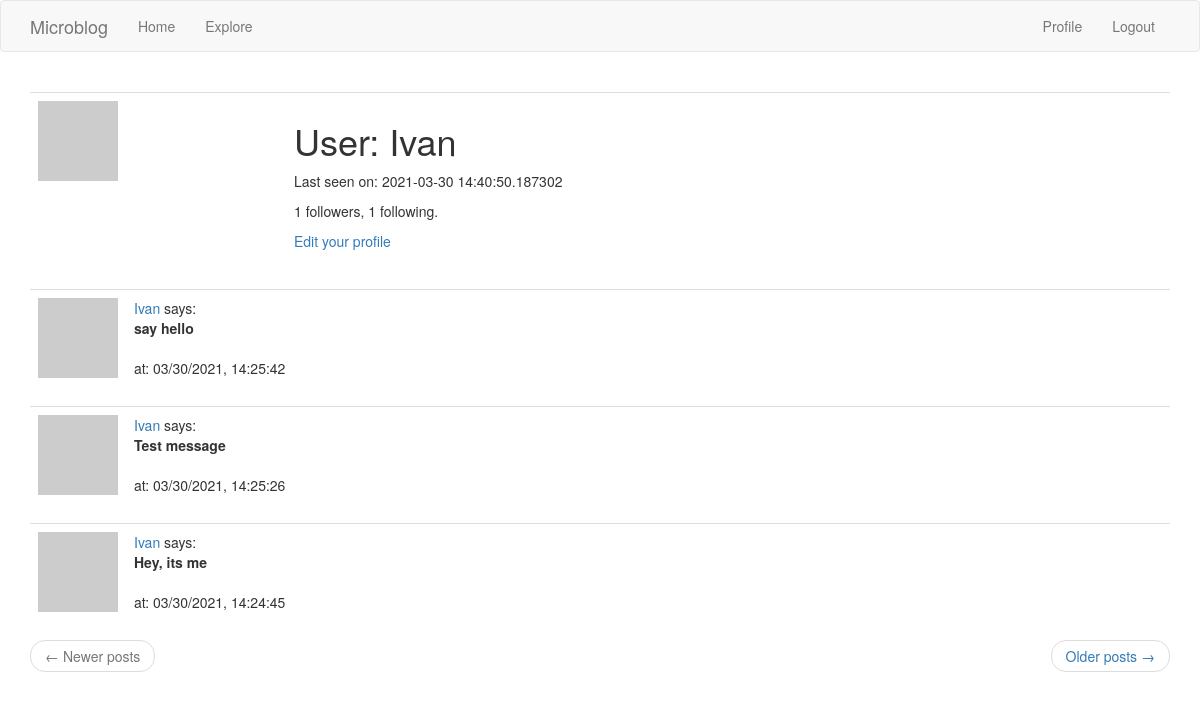
Before: /user/Ivan (signed in) with the older database file.
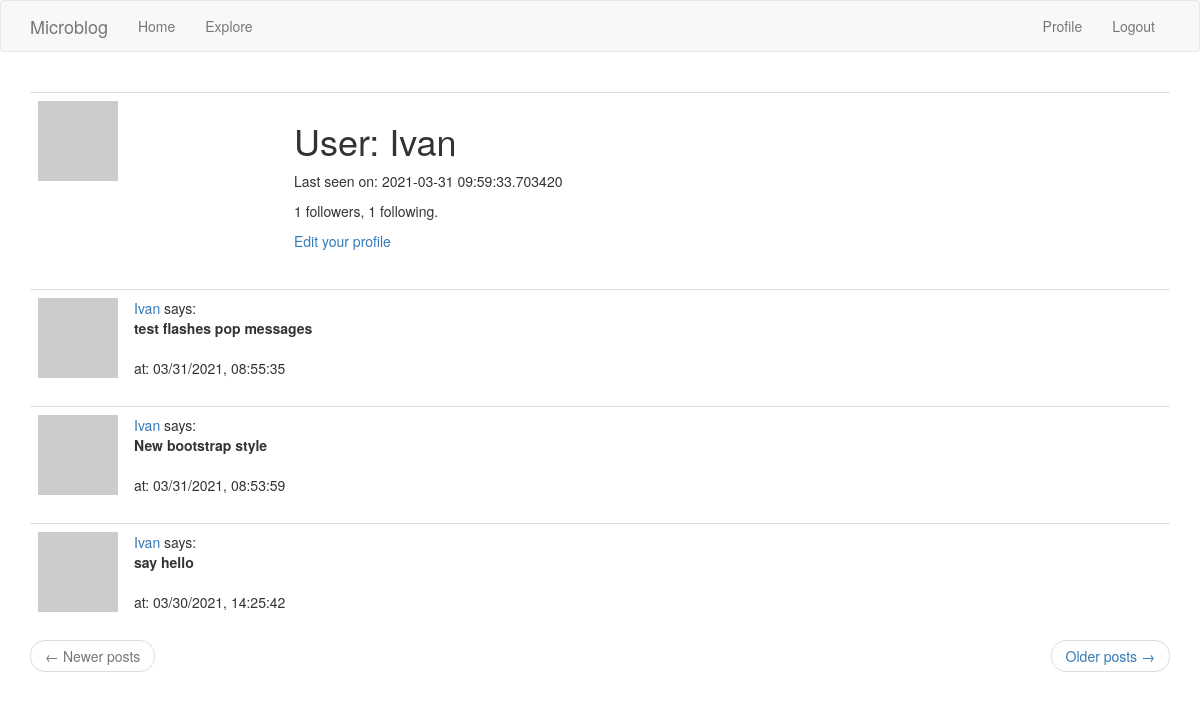
After: the same page with the newer database file.
### blog/models.py (models this page shows, shortened)
class User(UserMixin, db.Model):
    __tablename__ = 'users'
    id = db.Column(db.Integer, primary_key=True)
    username = db.Column(db.String(64), index=True, unique=True)
    email = db.Column(db.String(128), index=True, unique=True)
    password_hash = db.Column(db.String(128))
    posts = db.relationship('Post', backref='author', lazy='dynamic')
    about_me = db.Column(db.String(160))
    last_seen = db.Column(db.DateTime, default=datetime.utcnow)
    followed = db.relationship('User',
                               secondary=followed_followers,
                               primaryjoin=(followed_followers.c.follower_id == id),
                               secondaryjoin=(followed_followers.c.followed_id == id),
                               backref=db.backref('followers', lazy='dynamic'),
                               lazy='dynamic')
    def get_avatar(self, size):
        avatar = md5(self.email.lower().encode('utf-8')).hexdigest()
        return f'https://www.gravatar.com/avatar/{avatar}?d=identicon&s={size}'
    def get_followed_posts(self):
        followed = Post.query.\
            join(followed_followers, (followed_followers.c.followed_id == Post.user_id)).\
            filter(followed_followers.c.follower_id == self.id)
        own = Post.query.filter_by(user_id=self.id)
        return followed.union(own).order_by(Post.timestamp.desc())

class Post(db.Model):
    __tablename__ = 'posts'
    id = db.Column(db.Integer, primary_key=True)
    body = db.Column(db.String(140))
    timestamp = db.Column(db.DateTime, index=True, default=datetime.utcnow)
    user_id = db.Column(db.Integer, db.ForeignKey('users.id'))

### blog/routes.py (the view)
@app.route('/user/<username>')
@login_required
def user(username):
    user = User.query.filter_by(username=username).first_or_404()
    page = request.args.get('page', 1, type=int)
    if user == current_user:
        posts = user.get_followed_posts().paginate(page, app.config['POST_PER_PAGE'], False)
    else:
        posts = user.posts.order_by(Post.timestamp.desc()).paginate(page, app.config['POST_PER_PAGE'], False)
    next_url = url_for('user', username=user.username, page=posts.next_num) if posts.has_next else None
    prev_url = url_for('user', username=user.username, page=posts.prev_num) if posts.has_prev else None
    form = EmptyForm()
    return render_template('user.html', user=user, form=form, posts=posts.items, next_url=next_url, prev_url=prev_url)

### blog/models.py (called while the page is built)
@login.user_loader
def load_user(user_id):
    return User.query.get(int(user_id))

### blog/routes.py (called while the page is built)
@app.before_request
def before_request():
    if current_user.is_authenticated:
        current_user.last_seen = datetime.utcnow()
        db.session.commit()

### blog/templates/user.html (shortened to what this page needs)
{% extends "base.html" %}
{% block app_content %}
    <table class="table table-hover">
        <tr>
            <td width="256px"><img src="{{ user.get_avatar(256) }}"></td>
            <td>
                <h1>User: {{ user.username }}</h1>
                {% if user.last_seen %}<p>Last seen on: {{ user.last_seen }}</p>{% endif %}
                <p>{{ user.followers.count() }} followers, {{ user.followed.count() }} following.</p>
                {% if user == current_user %}
                <p><a href="{{ url_for('edit_profile') }}">Edit your profile</a></p>
                {% endif %}
            </td>
        </tr>
    </table>
{% for post in posts %}
    {% include '_post.html' %}
{% endfor %}
{% include '_pagination.html' %}
{% endblock app_content %}

### blog/templates/base.html (shortened to what this page needs)
{% extends 'bootstrap/base.html' %}
{% block navbar %}
    <nav class="navbar navbar-default">
        <div class="container">
            <div class="navbar-header">
                <a class="navbar-brand" href="{{ url_for('index') }}">Microblog</a>
            </div>
            <div class="collapse navbar-collapse" id="bs-example-navbar-collapse-1">
                <ul class="nav navbar-nav">
                    <li><a href="{{ url_for('index') }}">Home</a></li>
                    <li><a href="{{ url_for('explore') }}">Explore</a></li>
                </ul>
                <ul class="nav navbar-nav navbar-right">
                    {% if current_user.is_anonymous %}
                    <li><a href="{{ url_for('login') }}">Login</a></li>
                    <li><a href="{{ url_for('register') }}">Register</a></li>
                    {% else %}
                    <li><a href="{{ url_for('user', username=current_user.username) }}">Profile</a></li>
                    <li><a href="{{ url_for('logout') }}">Logout</a></li>
                    {% endif %}
                </ul>
            </div>
        </div>
    </nav>
{% endblock %}
{% block content %}
    <div class="container">
        {% block app_content %}{% endblock %}
    </div>
{% endblock %}

### blog/templates/_post.html
 <table class="table table-hover">
        <tr>
            <td width="70px">
                <a href="{{ url_for('user', username=post.author.username) }}">
                    <img src="{{ post.author.get_avatar(80) }}" />
                </a>
            </td>
            <td>
                <a href="{{ url_for('user', username=post.author.username) }}">
                    {{ post.author.username }}
                </a>
                says:
                <br>
                <b>{{ post.body }}</b>
                <br><br>
                at: {{ post.timestamp.strftime('%m/%d/%Y, %H:%M:%S') }}
            </td>
        </tr>
    </table>

### blog/templates/_pagination.html
<nav aria-label="...">
        <ul class="pager">
            <li class="previous{% if not prev_url %} disabled{% endif %}">
                <a href="{{ prev_url or '#' }}">
                    <span aria-hidden="true">&larr;</span> Newer posts
                </a>
            </li>
            <li class="next{% if not next_url %} disabled{% endif %}">
                <a href="{{ next_url or '#' }}">
                    Older posts <span aria-hidden="true">&rarr;</span>
                </a>
            </li>
        </ul>
    </nav>

Changed rows visible on the page:
no longer on this page (row unchanged): Post: author.username "Ivan", body "Test message", timestamp "03/30/2021, 14:25:26"
no longer on this page (row unchanged): Post: author.username "Ivan", body "Hey, its me", timestamp "03/30/2021, 14:24:45"
changed User "Ivan": last_seen "2021-03-30 14:40:50.187302" → "2021-03-31 09:59:33.703420"
added Post: author.username "Ivan", body "test flashes pop messages", timestamp "03/31/2021, 08:55:35"
added Post: author.username "Ivan", body "New bootstrap style", timestamp "03/31/2021, 08:53:59"
